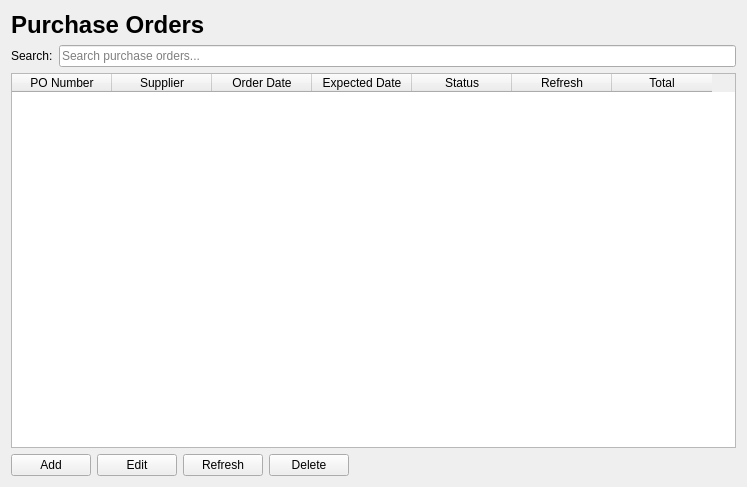
<?xml version="1.0" encoding="UTF-8"?>
<ui version="4.0">
 <class>PurchaseOrdersPage</class>
 <widget class="QWidget" name="PurchaseOrdersPage">
  <property name="geometry">
   <rect>
    <x>0</x>
    <y>0</y>
    <width>747</width>
    <height>487</height>
   </rect>
  </property>
  <property name="windowTitle">
   <string>Purchase Orders</string>
  </property>
  <layout class="QVBoxLayout" name="verticalLayout">
   <item>
    <widget class="QLabel" name="lblTitle">
     <property name="font">
      <font>
       <pointsize>18</pointsize>
       <bold>true</bold>
      </font>
     </property>
     <property name="text">
      <string>Purchase Orders</string>
     </property>
    </widget>
   </item>
   <item>
    <layout class="QHBoxLayout" name="horizontalLayout">
     <item>
      <widget class="QLabel" name="lblSearch">
       <property name="text">
        <string>Search:</string>
       </property>
      </widget>
     </item>
     <item>
      <widget class="QLineEdit" name="txtSearch">
       <property name="placeholderText">
        <string>Search purchase orders...</string>
       </property>
      </widget>
     </item>
    </layout>
   </item>
   <item>
    <widget class="QTableWidget" name="tblPurchaseOrders">
     <property name="editTriggers">
      <set>QAbstractItemView::EditTrigger::NoEditTriggers</set>
     </property>
     <property name="alternatingRowColors">
      <bool>true</bool>
     </property>
     <property name="selectionMode">
      <enum>QAbstractItemView::SelectionMode::SingleSelection</enum>
     </property>
     <property name="selectionBehavior">
      <enum>QAbstractItemView::SelectionBehavior::SelectRows</enum>
     </property>
     <column>
      <property name="text">
       <string>PO Number</string>
      </property>
     </column>
     <column>
      <property name="text">
       <string>Supplier</string>
      </property>
     </column>
     <column>
      <property name="text">
       <string>Order Date</string>
      </property>
     </column>
     <column>
      <property name="text">
       <string>Expected Date</string>
      </property>
     </column>
     <column>
      <property name="text">
       <string>Status</string>
      </property>
     </column>
     <column>
      <property name="text">
       <string>Refresh</string>
      </property>
     </column>
     <column>
      <property name="text">
       <string>Total</string>
      </property>
     </column>
    </widget>
   </item>
   <item>
    <layout class="QHBoxLayout" name="horizontalLayout_2">
     <item>
      <widget class="QPushButton" name="btnAdd">
       <property name="text">
        <string>Add</string>
       </property>
      </widget>
     </item>
     <item>
      <widget class="QPushButton" name="btnEdit">
       <property name="text">
        <string>Edit</string>
       </property>
      </widget>
     </item>
     <item>
      <widget class="QPushButton" name="btnRefresh">
       <property name="text">
        <string>Refresh</string>
       </property>
      </widget>
     </item>
     <item>
      <widget class="QPushButton" name="btnDelete">
       <property name="text">
        <string>Delete</string>
       </property>
      </widget>
     </item>
     <item>
      <spacer name="horizontalSpacer">
       <property name="orientation">
        <enum>Qt::Orientation::Horizontal</enum>
       </property>
       <property name="sizeHint" stdset="0">
        <size>
         <width>40</width>
         <height>20</height>
        </size>
       </property>
      </spacer>
     </item>
    </layout>
   </item>
  </layout>
 </widget>
 <resources/>
 <connections/>
</ui>
